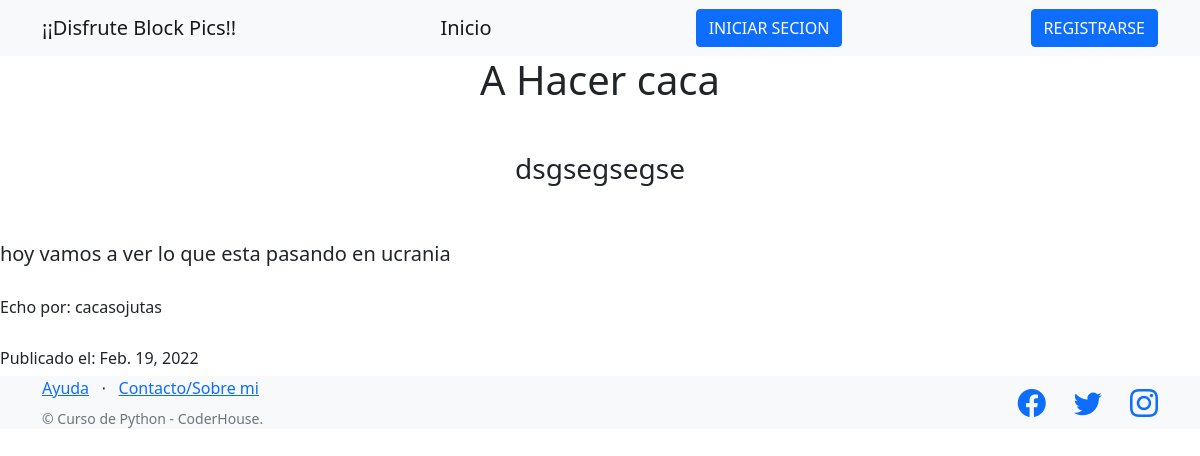
/Coder/post/detail/1, run on an earlier commit of the app's database.
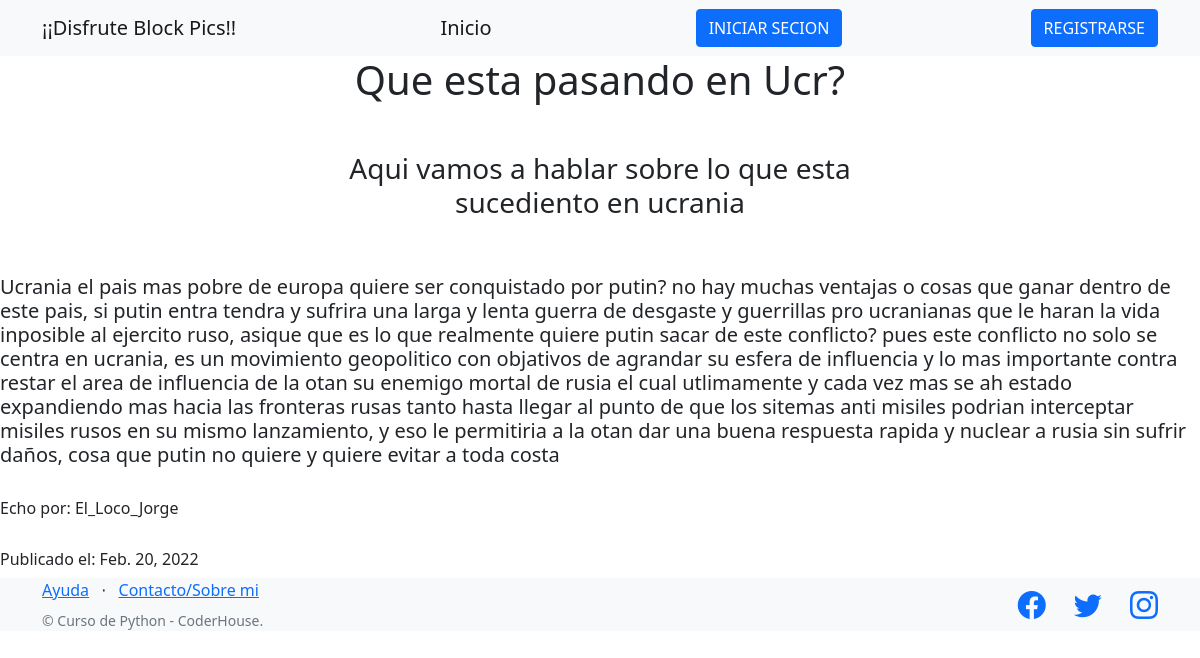
And on a later commit of the database.
### AppCoder/models.py (models this page shows, shortened)
class Post(Model):
    descripcion= TextField()
    text = TextField()
    titulo = CharField(max_length = 30)
    autor= CharField(max_length=20)
    fecha_de_creacion = DateField()
    user = ForeignKey(User, on_delete=CASCADE)
    logo = ImageField(upload_to = 'logopost', null=True,blank=True)

### AppCoder/views.py (the view)
# urls.py: path("post/detail/<pk>", PostDetail.as_view(), name='post_detail'),
class PostDetail(DetailView):
    model = Post
    template_name = 'AppCoder/ver_post_detalle.html'

### templates/AppCoder/ver_post_detalle.html
{% extends 'AppCoder/padre_3.html' %}
{% block titulo %}
<header class="masthead">
  <div class="container position-relative">
      <div class="row justify-content-center">
          <div class="col-xl-6">
              <div class="text-center text-red">
                  <h1 class="mb-5">{{post.titulo}}</h1>
                  <h3>{{post.descripcion}}</h3>
              </div>
          </div>
      </div>
  </div>
</header>
{% endblock %}
 {% block blocke_1 %}
  <br>
  <br>
  <h5>{{post.text}}</h5>
  <br>
  <h6> Echo por: {{post.autor}}</h6>
  <br>
  <h6> Publicado el: {{post.fecha_de_creacion}}</h6>
 {% endblock %}

### templates/AppCoder/padre_3.html (shortened to what this page needs)
<!DOCTYPE html>
<html lang="en">
    <head>
        {% load static %}
        <link href="https://cdn.jsdelivr.net/npm/bootstrap-icons@1.5.0/font/bootstrap-icons.css" rel="stylesheet" type="text/css" />
        <link href="{%static 'AppCoder/css/styles.css' %}" rel="stylesheet" />
    </head>
    <body>
        <nav class="navbar navbar-light bg-light static-top">
            <div class="container">
                <a class="navbar-brand" href="">¡¡Disfrute Block Pics!!</a>
                <a class="navbar-brand" href="{% url 'inicio' %}">Inicio</a>
                {% if not user.is_authenticated %}
                    <a class="btn btn-primary" href="{% url 'login' %}">INICIAR SECION</a>
                    <a class="btn btn-primary" href="{% url 'registro' %}">REGISTRARSE</a>
                {% else %}
                    <p class="text-muted small mb-4 mb-lg-0">Hola {{user.username}}!</p>
                    <img src="{{avatar_url}}" height="40px"/>
                    <a class="btn btn-primary" href="{% url 'logout' %}">Logout</a>
                {% endif %}
            </div>
        </nav>
        {% block titulo %}
        {% endblock %}
        {% block blocke_1 %}
        {% endblock %}
        <footer class="footer bg-light">
            <div class="container">
                <div class="row">
                    <div class="col-lg-6 h-100 text-center text-lg-start my-auto">
                        <ul class="list-inline mb-2">
                            <li class="list-inline-item"><a href="{%url 'help' %}">Ayuda</a></li>
                            <li class="list-inline-item">⋅</li>
                            <li class="list-inline-item"><a href="{%url 'sobremi' %}">Contacto/Sobre mi</a></li>
                        </ul>
                        <p class="text-muted small mb-4 mb-lg-0">&copy; Curso de Python - CoderHouse.</p>
                    </div>
                    <div class="col-lg-6 h-100 text-center text-lg-end my-auto">
                        <ul class="list-inline mb-0">
                            <li class="list-inline-item me-4">
                                <a href="https://www.facebook.com/larry.lopezperez.33"><i class="bi-facebook fs-3"></i></a>
                            </li>
                            <li class="list-inline-item me-4">
                                <a href="https://www.facebook.com/susana.sosa.33821189"><i class="bi-twitter fs-3"></i></a>
                            </li>
                            <li class="list-inline-item">
                                <a href="https://www.facebook.com/larry.lopezperez.33"><i class="bi-instagram fs-3"></i></a>
                            </li>
                        </ul>
                    </div>
                </div>
            </div>
        </footer>
    </body>
</html>

What changed in the data, as far as the page shows it:
changed Post: titulo "A Hacer caca" → "Que esta pasando en Ucr?"; descripcion "dsgsegsegse" → "Aqui vamos a hablar sobre lo que esta sucediento en ucrania"; text "hoy vamos a ver lo que esta pasando en ucrania" → "Ucrania el pais mas pobre de europa quiere ser conquistado por putin? no hay muchas ventajas o cosas que ganar dentro de este pais, si putin entra tendra y sufrira una larga y lenta guerra de desgaste y guerrillas pro ucranianas que le haran la vida inposible al ejercito ruso, asique que es lo que realmente quiere putin sacar de este conflicto? pues este conflicto no solo se centra en ucrania, es un movimiento geopolitico con objativos de agrandar su esfera de influencia y lo mas importante contra restar el area de influencia de la otan su enemigo mortal de rusia el cual utlimamente y cada vez mas se ah estado expandiendo mas hacia las fronteras rusas tanto hasta llegar al punto de que los…"; autor "cacasojutas" → "El_Loco_Jorge"; fecha_de_creacion "Feb. 19, 2022" → "Feb. 20, 2022"
